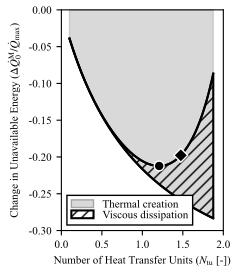

Generate this figure with Python:
import os

import matplotlib.patches as mpatches
import matplotlib.pyplot as plt
import numpy as np
import xflow
from xflow import calculate_pressure_drop_ratio, plot_unavailable_energy_breakdown

save_dir = os.path.dirname(os.path.abspath(__file__))

# Helicopter defaults (hardcoded from xflow.py) - same as fig5c
DEFAULT_PRESSURE_DROP_ASSUMPTION = "inlet_density"
DEFAULT_C_COLD_OVER_C_HOT = 0.95  # C_cold / C_hot
DEFAULT_D_R = 0.44
DEFAULT_G2_H = 2e-2
DEFAULT_ST_OVER_F = 0.4  # Assumed same for both fluids
DEFAULT_F_C_OVER_F_H = 1.0  # f_c/f_h
DEFAULT_T = 1.7  # 980/576
DEFAULT_T_DEAD_OVER_T_COLD_IN = 0.52  # 300/576
DEFAULT_P_COLD_IN_OVER_P_HOT_IN = 7.2
DEFAULT_P_HOT_IN_OVER_P_DEAD = 1.03
DEFAULT_P_DEAD_OVER_P_HOT_IN = 1.0 / DEFAULT_P_HOT_IN_OVER_P_DEAD
DEFAULT_GAMMA = 1.4
TARGET_EPS = 0.6
NTU_MATCH = 1.479  # From Helicopter case in xflow.py
DEFAULT_NTU_MAX = 2.0
SHOW_CUBIC = True

# For inlet_density assumption
DEFAULT_MOLAR_MASS_RATIO = 1.0  # M_cold / M_hot (cold/hot) - default when not specified
DEFAULT_A_R = 1.0  # A_r (cold/hot) - default when not specified

DEFAULT_DP_MAX = 0.3


def save_figures(
    c_cold_over_c_hot,
    st_over_f,
    f_c_over_f_h,
    d_r,
    g2_h,
    dp_max=DEFAULT_DP_MAX,
    base_name="fig6b",
    t=DEFAULT_T,
    t_dead_over_t_cold_in=DEFAULT_T_DEAD_OVER_T_COLD_IN,
    p_cold_in_over_p_hot_in=DEFAULT_P_COLD_IN_OVER_P_HOT_IN,
    p_dead_over_p_hot_in=DEFAULT_P_DEAD_OVER_P_HOT_IN,
    gamma=DEFAULT_GAMMA,
    pressure_drop_assumption=DEFAULT_PRESSURE_DROP_ASSUMPTION,
    molar_mass_ratio=DEFAULT_MOLAR_MASS_RATIO,
    a_r=DEFAULT_A_R,
):
    """
    Save figures as SVG, TIFF, and HD PNG showing practical unavailable energy breakdown.
    Matches fig5c style (labels, markers, legend box, no title).
    """
    font_size = 8
    plt.rcParams.update(
        {
            "font.family": "serif",
            "font.serif": ["Times New Roman"],
            "font.size": font_size,
            "mathtext.fontset": "stix",
            "axes.titlesize": font_size,
            "axes.labelsize": font_size,
            "xtick.labelsize": font_size,
            "ytick.labelsize": font_size,
            "legend.fontsize": font_size,
            "figure.titlesize": font_size,
        }
    )

    xflow.SHOW_CUBIC = SHOW_CUBIC
    xflow.NTU_MATCH = NTU_MATCH

    sigma_r = d_r * a_r if a_r is not None else None
    pressure_drop_ratio = calculate_pressure_drop_ratio(
        pressure_drop_assumption, c_cold_over_c_hot, t, d_r, molar_mass_ratio, sigma_r, p_cold_in_over_p_hot_in
    )

    # Match fig5c figure size (triple column 6 cm)
    fig = plt.figure(figsize=(6 / 2.54, 7 / 2.54))
    ax = plt.subplot(111)

    line_no_dp, line_with_dp, ax = plot_unavailable_energy_breakdown(
        c_cold_over_c_hot,
        st_over_f,
        f_c_over_f_h,
        d_r,
        g2_h,
        ntu_max=DEFAULT_NTU_MAX,
        dp_max=dp_max,
        ax=ax,
        framework="practical",
        t=t,
        t_dead_over_t_cold_in=t_dead_over_t_cold_in,
        p_cold_in_over_p_hot_in=p_cold_in_over_p_hot_in,
        p_dead_over_p_hot_in=p_dead_over_p_hot_in,
        gamma=gamma,
        pressure_drop_percent_ratio_cold_over_hot=pressure_drop_ratio,
    )

    ntu_no_dp = line_no_dp.get_xdata()
    y_no_dp = line_no_dp.get_ydata()
    ntu_with_dp = line_with_dp.get_xdata()
    y_with_dp = line_with_dp.get_ydata()

    ntu_min_valid = ntu_with_dp.min()
    ntu_max_valid = ntu_with_dp.max()

    mask_thermal = (ntu_no_dp >= ntu_min_valid) & (ntu_no_dp <= ntu_max_valid)
    ntu_no_dp_masked = ntu_no_dp[mask_thermal]
    y_no_dp_masked = y_no_dp[mask_thermal]

    line_no_dp.remove()
    line_no_dp = ax.plot(
        ntu_no_dp_masked,
        y_no_dp_masked,
        "k-",
        label="_nolegend_",
        zorder=2,
    )[0]

    line_with_dp.set_label("_nolegend_")

    ax.fill_between(ntu_no_dp_masked, y_no_dp_masked, 0, alpha=0.3, color="gray", zorder=1)

    ntu_common = np.linspace(ntu_min_valid, ntu_max_valid, 200)
    y_no_dp_interp = np.interp(ntu_common, ntu_no_dp_masked, y_no_dp_masked)
    y_with_dp_interp = np.interp(ntu_common, ntu_with_dp, y_with_dp)

    ax.fill_between(
        ntu_common,
        y_with_dp_interp,
        y_no_dp_interp,
        facecolor="none",
        edgecolor="black",
        linewidth=1.5,
        hatch="///",
        zorder=1,
        label="_nolegend_",
    )

    # Optimal marker: circle, black, s=50, no double edge (match fig5c)
    idx_optimum = np.argmin(y_with_dp)
    x_optimum = ntu_with_dp[idx_optimum]
    y_optimum = y_with_dp[idx_optimum]
    ax.scatter(x_optimum, y_optimum, marker="o", facecolor="black", edgecolor="white", zorder=5, s=50)

    print(f"Optimum NTU: {x_optimum:.4f}")

    # Reference marker: diamond (D), black face, white edge, s=50 (match fig5c)
    idx_pressure = np.argmin(np.abs(ntu_with_dp - NTU_MATCH))
    x_pressure = ntu_with_dp[idx_pressure]
    y_pressure = y_with_dp[idx_pressure]
    ax.scatter(x_pressure, y_pressure, marker="D", facecolor="black", edgecolor="white", zorder=5, s=50)

    ax.set_title("")
    ax.set_xlim(0, 2)
    ax.set_ylim(-0.3, 0)
    ax.set_xlabel(r"Number of Heat Transfer Units ($N_\mathrm{tu}$ [-])")
    ax.set_ylabel(r"Change in Unavailable Energy ($\Delta \dot{Q}_0^\mathrm{M}/\dot{Q}_{\mathrm{max}}$)")

    ax.yaxis.set_major_formatter(plt.FuncFormatter(lambda x, p: f"{x:.2f}"))

    # Legend: thermal creation and viscous dissipation (match fig5c box style)
    patch_thermal = mpatches.Patch(facecolor="gray", alpha=0.3, edgecolor="black", label="Thermal creation")
    patch_viscous = mpatches.Patch(
        facecolor="none", edgecolor="black", hatch="///", linewidth=1.5, label="Viscous dissipation"
    )
    ax.legend(
        handles=[patch_thermal, patch_viscous],
        loc="lower left",
        labelspacing=0.05,
        edgecolor="black",
        frameon=True,
        facecolor="white",
        framealpha=1.0,
        fancybox=False,
    )

    plt.tight_layout(pad=0.5)

    fig.savefig(
        os.path.join(save_dir, f"{base_name}.svg"),
        dpi=300,
        facecolor="white",
        format="svg",
        bbox_inches=None,
        pad_inches=0,
    )
    fig.savefig(
        os.path.join(save_dir, f"{base_name}.tiff"),
        dpi=300,
        facecolor="white",
        format="tiff",
        bbox_inches=None,
        pad_inches=0,
    )
    fig.savefig(
        os.path.join(save_dir, f"{base_name}.png"),
        dpi=300,
        facecolor="white",
        format="png",
        bbox_inches=None,
        pad_inches=0,
    )
    fig.savefig(
        os.path.join(save_dir, f"{base_name}.pdf"),
        dpi=300,
        facecolor="white",
        format="pdf",
        bbox_inches=None,
        pad_inches=0,
    )

    plt.close(fig)
    print(f"Saved figures: {base_name}.svg, {base_name}.tiff, {base_name}.png, {base_name}.pdf")

    return x_optimum


if __name__ == "__main__":
    optimum_ntu = save_figures(
        DEFAULT_C_COLD_OVER_C_HOT,
        DEFAULT_ST_OVER_F,
        DEFAULT_F_C_OVER_F_H,
        DEFAULT_D_R,
        DEFAULT_G2_H,
        dp_max=DEFAULT_DP_MAX,
        base_name="fig6b",
        t=DEFAULT_T,
        t_dead_over_t_cold_in=DEFAULT_T_DEAD_OVER_T_COLD_IN,
        p_cold_in_over_p_hot_in=DEFAULT_P_COLD_IN_OVER_P_HOT_IN,
        p_dead_over_p_hot_in=DEFAULT_P_DEAD_OVER_P_HOT_IN,
        gamma=DEFAULT_GAMMA,
        pressure_drop_assumption=DEFAULT_PRESSURE_DROP_ASSUMPTION,
        molar_mass_ratio=DEFAULT_MOLAR_MASS_RATIO,
        a_r=DEFAULT_A_R,
    )
    print(f"\nUse this NTU_OPTIMUM value in fig6a: {optimum_ntu:.4f}")
